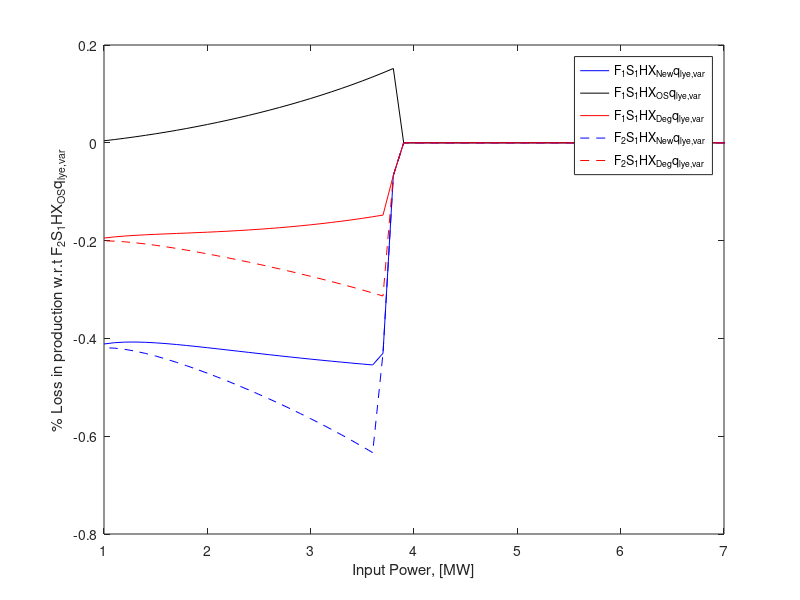
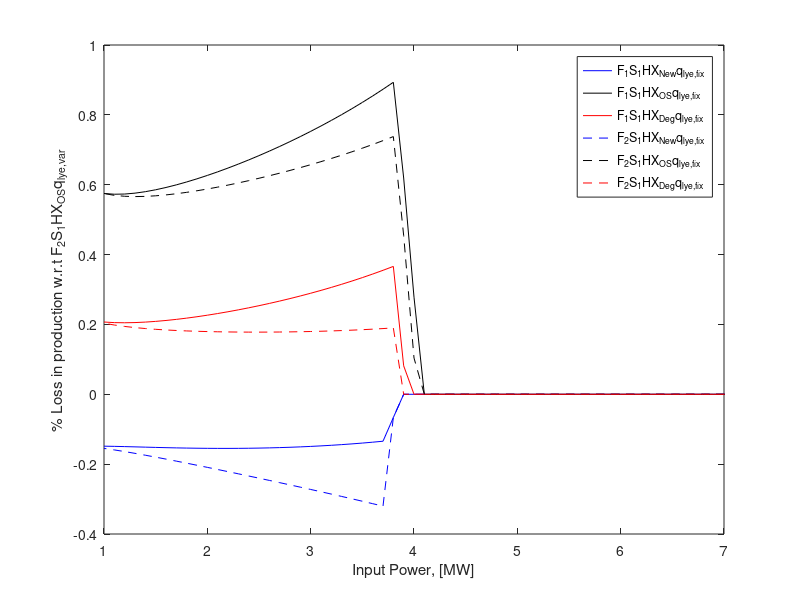

These figures' MATLAB source, in order:
clc
clear
close all

load('Data_CEl_S1_NewHex.mat')
load('Data_CEl_S1_OSHex.mat')
load('Data_CEl_S1_DegHex.mat')
load('Data_DCEl_S1_NewHex.mat')
load('Data_DCEl_S1_OSHex.mat')
load('Data_DCEl_S1_DegHex.mat')

load('Data_CEl_S1_NewHex_qlyefix')
load('Data_CEl_S1_OSHex_qlyefix')
load('Data_CEl_S1_DegHex_qlyefix')
load('Data_DCEl_S1_NewHex_qlyeFix.mat')
load('Data_DCEl_S1_OSHex_qlyeFix.mat')
load('Data_DCEl_S1_DegHex_qlyeFix.mat')


loss_F1S1_HXNew_qlvary = ((row_DC_S1_OS(:,end) - plot_C_S1_NewHex(:,end))./row_DC_S1_OS(:,end)).*100;       %Loss for F1S1_HXNew_qlvary w.r.t F2S1_HXOS_qlvary
loss_F1S1_HXNew_qlfix = ((row_DC_S1_OS(:,end) - plot_C_S1_NewHex_qlyefix(:,end))./row_DC_S1_OS(:,end)).*100;%Loss for F1S1_HXNew_qlfix w.r.t F2S1_HXOS_qlvary
loss_F1S1_HXOS_qlvary = ((row_DC_S1_OS(:,end) - plot_C_S1_OSHex(:,end))./row_DC_S1_OS(:,end)).*100;         %Loss for F1S1_HXOS_qlvary w.r.t F2S1_HXOS_qlvary
loss_F1S1_HXOS_qlfix = ((row_DC_S1_OS(:,end) - plot_C_S1_OSHex_qlyefix(:,end))./row_DC_S1_OS(:,end)).*100;  %Loss for F1S1_HXOS_qlfix w.r.t F2S1_HXOS_qlvary
loss_F1S1_HXDeg_qlvary = ((row_DC_S1_OS(:,end) - plot_C_S1_DegHex(:,end))./row_DC_S1_OS(:,end)).*100;       %Loss for F1S1_HXDeg_qlvary w.r.t F2S1_HXOS_qlvary
loss_F1S1_HXDeg_qlfix = ((row_DC_S1_OS(:,end) - plot_C_S1_DegHex_qlyefix(:,end))./row_DC_S1_OS(:,end)).*100;%Loss for F1S1_HXDeg_qlfix w.r.t F2S1_HXOS_qlvary

loss_F2S1_HXNew_qlvary = ((row_DC_S1_OS(:,end) - row_DC_S1_New(:,end))./row_DC_S1_OS(:,end)).*100;          %Loss for F2S1_HXNew_qlvary w.r.t F2S1_HXOS_qlvary
loss_F2S1_HXNew_qlfix = ((row_DC_S1_OS(:,end) - row_DC_S1_New_qlyeFix(:,end))./row_DC_S1_OS(:,end)).*100;   %Loss for F2S1_HXNew_qlfix w.r.t F2S1_HXOS_qlvary
loss_F2S1_HXOS_qlfix = ((row_DC_S1_OS(:,end) - row_DC_S1_OS_qlyeFix(:,end))./row_DC_S1_OS(:,end)).*100;     %Loss for F2S1_HXOS_qlfix w.r.t F2S1_HXOS_qlvary
loss_F2S1_HXDeg_qlvary = ((row_DC_S1_OS(:,end) - row_DC_S1_Deg(:,end))./row_DC_S1_OS(:,end)).*100;          %Loss for F2S1_HXDeg_qlvary w.r.t F2S1_HXOS_qlvary
loss_F2S1_HXDeg_qlfix = ((row_DC_S1_OS(:,end) - row_DC_S1_Deg_qlyeFix(:,end))./row_DC_S1_OS(:,end)).*100;   %Loss for F2S1_HXDeg_qlfix w.r.t F2S1_HXOS_qlvary


figure()
plot(row_DC_S1_OS(:,1),loss_F1S1_HXNew_qlvary,'b');
hold on
plot(row_DC_S1_OS(:,1),loss_F1S1_HXOS_qlvary,'k');
hold on
plot(row_DC_S1_OS(:,1),loss_F1S1_HXDeg_qlvary,'r');
hold on
plot(row_DC_S1_OS(:,1),loss_F2S1_HXNew_qlvary,'--b');
hold on
plot(row_DC_S1_OS(:,1),loss_F2S1_HXDeg_qlvary,'--r');

legend('F_1S_1HX_{New}q_{lye,var}','F_1S_1HX_{OS}q_{lye,var}','F_1S_1HX_{Deg}q_{lye,var}','F_2S_1HX_{New}q_{lye,var}','F_2S_1HX_{Deg}q_{lye,var}')
xlabel('Input Power, [MW]')
ylabel('% Loss in production w.r.t F_2S_1HX_{OS}q_{lye,var}')
xlim([1,7])

figure()
plot(row_DC_S1_OS(:,1),loss_F1S1_HXNew_qlfix,'b');
hold on
plot(row_DC_S1_OS(:,1),loss_F1S1_HXOS_qlfix,'k');
hold on
plot(row_DC_S1_OS(:,1),loss_F1S1_HXDeg_qlfix,'r');
hold on
plot(row_DC_S1_OS(:,1),loss_F2S1_HXNew_qlfix,'--b');
hold on
plot(row_DC_S1_OS(:,1),loss_F2S1_HXOS_qlfix,'--k');
hold on
plot(row_DC_S1_OS(:,1),loss_F2S1_HXDeg_qlfix,'--r');

legend('F_1S_1HX_{New}q_{lye,fix}','F_1S_1HX_{OS}q_{lye,fix}','F_1S_1HX_{Deg}q_{lye,fix}','F_2S_1HX_{New}q_{lye,fix}','F_2S_1HX_{OS}q_{lye,fix}','F_2S_1HX_{Deg}q_{lye,fix}')
xlabel('Input Power, [MW]')
ylabel('% Loss in production w.r.t F_2S_1HX_{OS}q_{lye,var}')
xlim([1,7])

